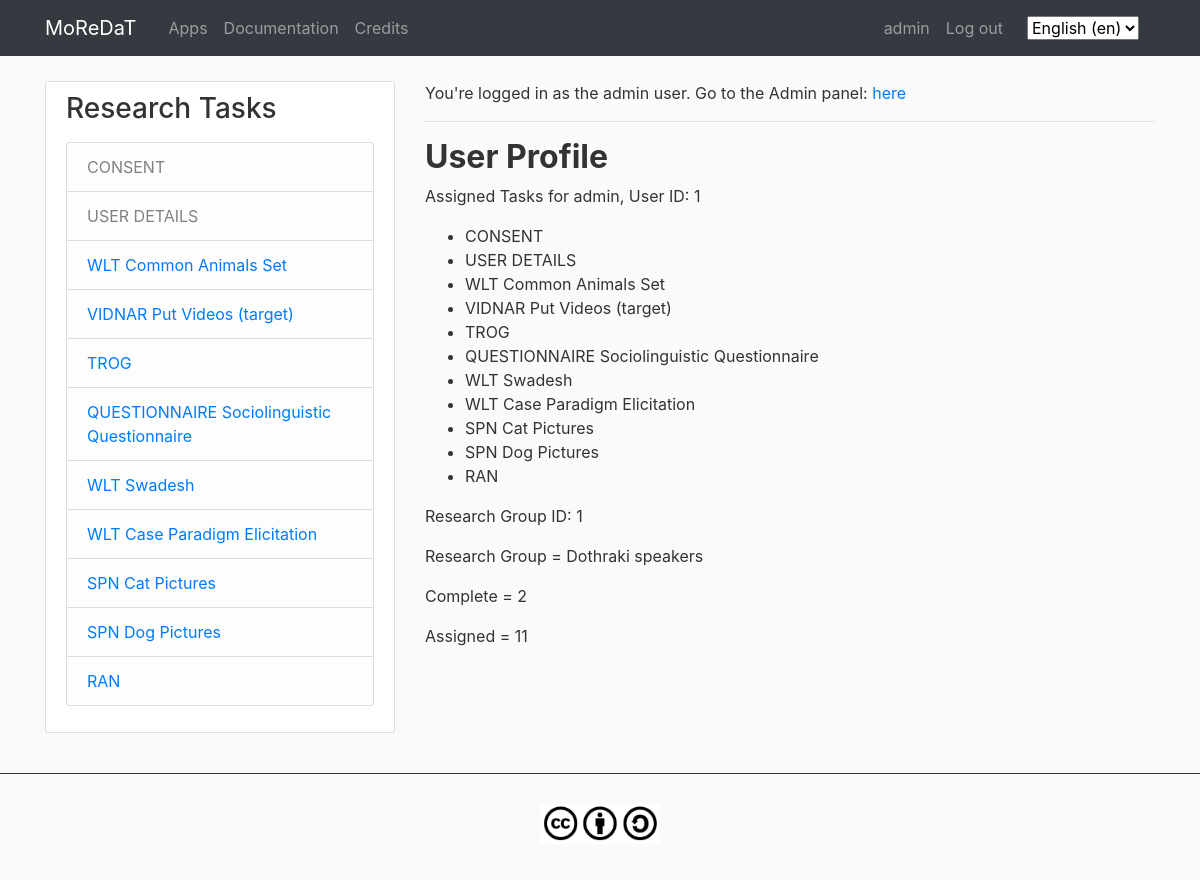
Screenshot of /en/users/profile/ (signed in) with the database file from the repository.
### users/models.py (models this page shows, shortened)
class AssignedTasks(models.Model):
	user = models.ForeignKey(User, on_delete=models.CASCADE)
	task = models.ForeignKey(Tasks, on_delete=models.CASCADE)
	complete = models.BooleanField(default=False)

class UserDetails(models.Model):
	user = models.OneToOneField(User, on_delete=models.CASCADE, primary_key=True)
	research_group = models.ForeignKey(ResearchGroups, on_delete=models.CASCADE)
	birth_date = models.DateField()
	gender = models.CharField(max_length=100, choices=GENDER_OPTIONS)
	user_bio = tinymce_models.HTMLField(blank=True, default='.')
	profile_pic = ResizedImageField(size=[300,400], quality=100, upload_to="static/users/profile_pictures/", default="static/users/profile_pictures/default.png")

class ResearchGroups(models.Model):
	group_name = models.CharField(max_length=255)
	target_language = models.CharField(max_length=255)
	other_language = models.CharField(max_length=255, blank=True, null=True)
	target_lang_short_name = models.CharField(max_length=10)
	other_langauge_short_name = models.CharField(max_length=10) #langAUge spelled wrong, but ALL references across the project will need to be fixed :|
	description = models.TextField()
	slug = models.SlugField()
	def __str__(self):
		return self.group_name

### main/models.py (models this page shows)
class Tasks(models.Model):
	task = models.CharField(max_length=255)
	url_name = models.CharField(max_length=255)
	app_name = models.CharField(max_length=255)
	model_name = models.CharField(max_length=255)
	url_arg = models.CharField(max_length=255, blank=True, null=True)
	def __str__(self):
		return self.task

### users/views.py (the view)
# urls.py: path('profile/', user_views.profile, name='profile'),
@login_required
def profile(request):
    complete_checker(request.user)
    context = {
        'title': 'MoReDaT Profile'
    }
    return render(request, 'users/profile.html', context)

### main/templatetags/main_custom_tags.py (called while the page is built)
@register.filter
def custom_redir_lang(url_fullpath):
	ls_urls = url_fullpath.split('/')
	del ls_urls[1]
	return '/'.join(ls_urls)

### users/templates/users/profile.html
{% extends "main/main-base.html" %}
{% load i18n %}
{% get_current_language as LANGUAGE_CODE %}
{% load crispy_forms_tags %}
{% load static %}
{% block content %}
	<div class="col-lg-4 col-md-12">
		<div class="content-section">
			<h3>{% translate "Research Tasks" %}</h3>
			<p class="text-muted">
				<ul class="list-group">
					{% if user_consented == False %}
						<li class="list-group-item list-group-item-light"><a href="{% url 'get-consent' %}">{% translate 'Informed Consent' %}</a></li>
					{% else %}
						{% if assigned_tasks %}
							{% for at in assigned_tasks %}
								{% if at.complete %}
									<li class="list-group-item list-group-item-light">{{ at.task }}</li>
								{% else %}
									{% if at.task.url_arg %}
										<li class="list-group-item list-group-item-light"><a href="{% url at.task.url_name at.task.url_arg %}">{{ at.task }}</a></li>
									{% else %}
										<li class="list-group-item list-group-item-light"><a href="{% url at.task.url_name %}">{{ at.task }}</a></li>
									{% endif %}
								{% endif %}
							{% endfor %}
						{% else %}
							<li>No UD</li>
						{% endif %}
					{% endif %}
				</ul>
			</p>
		</div>
	</div>
	<div class="col-lg-8 col-md-12">
		{% if request.user.username == 'admin' %}
			<p>{% translate 'You&#39;re logged in as the admin user. Go to the Admin panel:' %}&nbsp;<a href="/admin/">here</a></p>
			<hr>
		{% endif %}
		<h2>User Profile</h2>
		<p>Assigned Tasks for {{ request.user }}, User ID: {{ request.user.id }}
			<ul>
			{% for task in assigned_tasks %}
				<li>{{ task.task }}</li>
			{% endfor %}
			</ul>
		</p>
		{% if user_details != None %}
			<p>Research Group ID: {{ user_details.research_group_id }}</p>
			<p>Research Group = {{ user_details.research_group }}</p>
		{% else %}
			<p>User must provide details.</p>
		{% endif %}
		<p>Complete = {{ num_completed_tasks }}</p>
		<p>Assigned = {{ num_assigned_tasks }}</p>
	</div>
{% endblock %}

### main/templates/main/main-base.html (shortened to what this page needs)
{% load i18n %}
{% load static %}
{% load crispy_forms_tags %}
{% load main_custom_tags %}
{% get_current_language as LANGUAGE_CODE %}
<!DOCTYPE html>
<html>
	<head>
    	<link rel="stylesheet" href="https://maxcdn.bootstrapcdn.com/bootstrap/4.0.0/css/bootstrap.min.css">
    	<link rel="stylesheet" type="text/css" href="{% static 'main/main.css' %}">
    	<link rel="stylesheet" type="text/css" href="{% static 'documentation/documentation.css' %}">
    	<link rel="stylesheet" type="text/css" href="{% static 'questionnaire/questionnaire.css' %}">
	</head>
	<body>
		<div id="page-container">
			<div id="content-wrapper">
				<header class="site-header">
					<nav class="navbar navbar-expand-lg navbar-dark bg-dark fixed-top">
						<div class="container">
							<a class="navbar-brand mr-4" href="{% url 'HOME' %}">MoReDaT</a>
							<div class="collapse navbar-collapse" id="navbarToggle">
								<div class="navbar-nav mr-auto bg-dark">
									<a class="nav-item nav-link" href="{% url 'home-apps' %}">Apps</a>
									<a class="nav-item nav-link" href="{% url 'documentation_index' %}">Documentation</a>
									<a class="nav-item nav-link" href="{% url 'credits' %}">Credits</a>
								</div>
								<div class="navbar-nav">
			                      	{% if user.is_authenticated %}
					                    <a class="nav-item nav-link" href="{% url 'profile' %}">{{ user.username }}</a>
				                      	<a class="nav-item nav-link" href="{% url 'logout' %}">{% translate "Log out" %}</a>
			                      	{% else %}
			              				<a class="nav-item nav-link" href="{% url 'login' %}">{% translate "Log in" %}</a>
			              				<a class="nav-item nav-link" href="{% url 'register' %}">{% translate "Register" %}</a>
			                      	{% endif%}
			              			<form action="{% url 'set_language' %}" method="post" class="form-inline">{% csrf_token %}
			              				<div class="form-group mx-sm-3 mb-0">
			      	        				<select name="language" id="langselect" onchange="this.form.submit()">
			                            	{% get_current_language as LANGUAGE_CODE %}
			          	    				{% get_available_languages as LANGUAGES %}
			              					{% get_language_info_list for LANGUAGES as languages %}
			              					{% for language in languages %}
			              						<option value="{{ language.code }}" {% if language.code == LANGUAGE_CODE %} selected {% endif %}>
			              							{{ language.name_local }} ({{ language.code }})
			              						</option>
			              					{% endfor %}
			              					</select>
			          					</div>
			              			</form>
			            		</div>
							</div>
						</div>
					</nav>
				</header>
				<main role="main" class="container" id="pageMain">
					<div class="row">
						<div class="col-md-12">
						</div>
					</div>
					<div class="row">
						{% block content %}{% endblock %}
					</div>
				</main>
				<footer>
					<div>
						<p style="text-align:center;"><a href="https://creativecommons.org/licenses/by-sa/4.0/"><img style="margin: 30px;height:40px;" src="{% static 'main/img/cc-by-sa.jpg' %}"></a></p>
					</div>
				</footer>
			</div>
		</div>
	</body>
</html>

### static/main/main.css (style rules this page uses)
body { height: 100%; background: #fafafa; color: #333333; margin-top: 5rem; margin-left: 0; margin-right: 0; }
#page-container { position: relative; min-height: 100vh; }
#content-wrapper { min-height: 100vh; }
#pageMain { min-height: 75vh; text-align: justify; }
.content-section { background: #ffffff; padding: 10px 20px; border: 1px solid #dddddd; border-radius: 3px; margin-bottom: 20px; }
footer { margin-top: 20px; border-top: solid; border-width: thin; }
.list-group-item { text-align: left; }

### static/documentation/documentation.css (style rules this page uses)
h2 { font-weight: bold; }

### rows the page displays
AssignedTasks: task "CONSENT"
AssignedTasks: task "USER DETAILS"
AssignedTasks: task "WLT Common Animals Set"
AssignedTasks: task "VIDNAR Put Videos (target)"
AssignedTasks: task "TROG"
AssignedTasks: task "QUESTIONNAIRE Sociolinguistic Questionnaire"
AssignedTasks: task "WLT Swadesh"
AssignedTasks: task "WLT Case Paradigm Elicitation"
AssignedTasks: task "SPN Cat Pictures"
AssignedTasks: task "SPN Dog Pictures"
AssignedTasks: task "RAN"
UserDetails: research_group_id "1", research_group "Dothraki speakers"

### other values shown
{{ user.username }} "admin"
{{ request.user }} "admin"
{{ request.user.id }} "1"
{{ num_completed_tasks }} "2"
{{ num_assigned_tasks }} "11"
form field language "English (en)"
